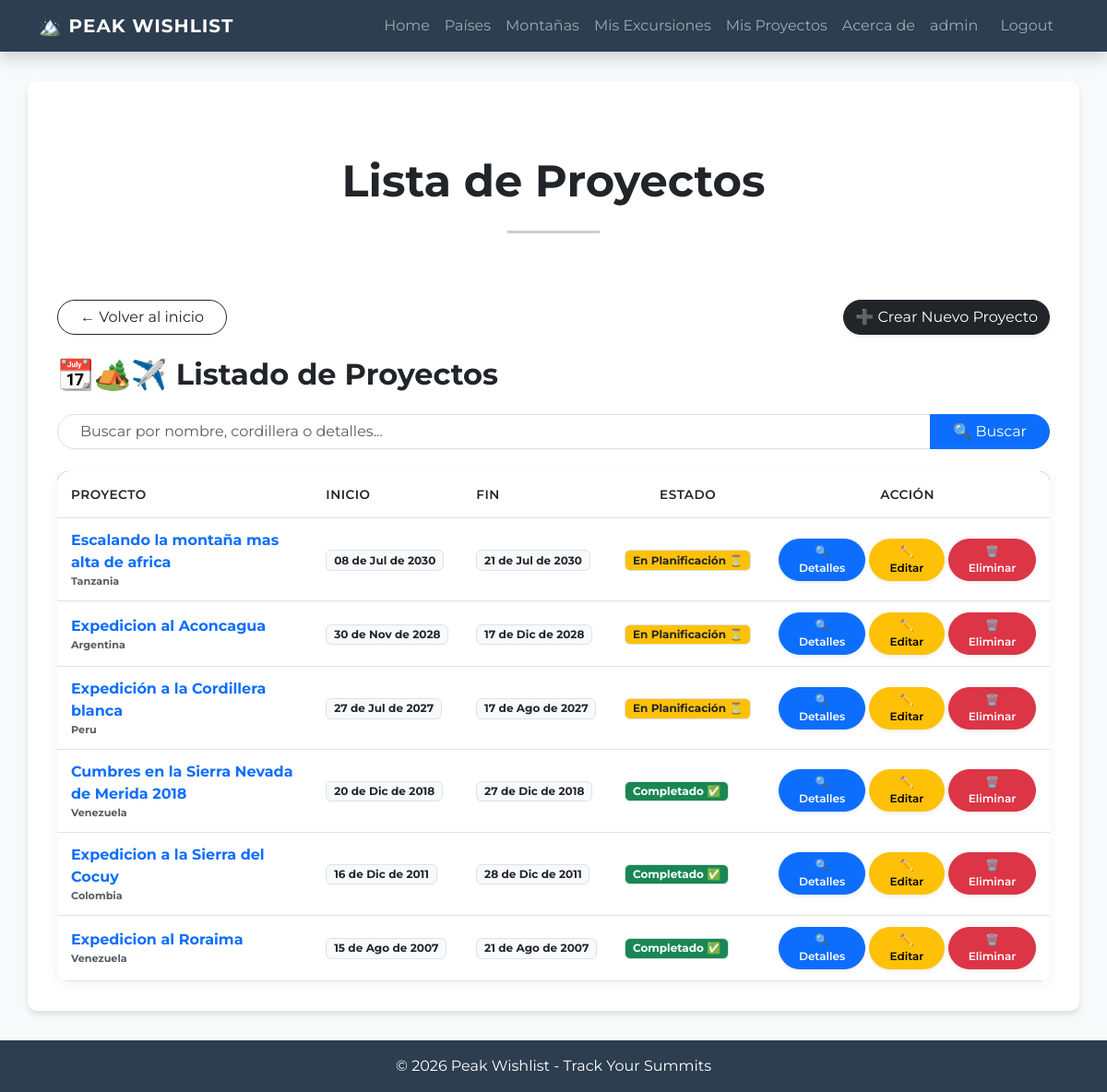
Screenshot of /proyectos/ (signed in) with the database file from the repository.
### peak_wishlist/models.py (models this page shows, shortened)
class Proyecto(models.Model):
    class Estado(models.TextChoices):
        PLANIFICADO = 'Planificado'
        COMPLETADO = 'Cumbre/Completado'
    nombre = models.CharField(max_length=250, null=False, blank=False)
    pais_destino = models.ForeignKey(Pais, on_delete=models.PROTECT, null=False, blank=False)
    usuario = models.ForeignKey(User,  on_delete=models.CASCADE, null = False)
    fecha_inicio = models.DateField(null=False, blank=False)
    fecha_fin = models.DateField(null=False, blank=False)
    presupuesto_general = MoneyField(max_digits=8, decimal_places=0, null=False, blank=False)
    companeros = models.TextField(max_length=250, null=False, blank=False)
    estado = models.CharField(choices=Estado.choices, max_length=20, null=False, blank=True)

class Pais(models.Model):
    class Continente(models.TextChoices):
        AMERICA = 'America'
        EUROPA = 'Europa'
        AFRICA = 'Africa'
        OCEANIA = 'Oceania'
        ASIA = 'Asia'
    nombre = models.CharField(max_length= 50)
    continente = models.CharField(max_length=20, choices=Continente.choices, null=False)
    def __str__(self) -> str:
        return  f"{self.nombre}"
    class Meta:
        verbose_name="Pais"
        verbose_name_plural="Paises"

### peak_wishlist/views/proyecto.py (the view)
# urls.py: path("proyectos/", proyecto.ProyectoList.as_view(), name="proyectos"),
class ProyectoList(ListView):
    model = Proyecto
    template_name = "peak_wishlist/proyectos.html"
    context_object_name = "proyectos"
    paginate_by = 10
    def get_queryset(self) -> QuerySet[Any]:
        queryset = Proyecto.objects.all().order_by("-fecha_inicio")
        query = self.request.GET.get("q")
        if query:
            queryset = queryset.filter(Q(nombre__icontains=query) | Q(pais_destino__nombre__icontains=query))
        return queryset
    def get_context_data(self, **kwargs: Any) -> dict[str, Any]:
        context = super().get_context_data(**kwargs)
        context["url_volver"] = reverse_lazy("peak_wishlist:index")
        context["volver_label"] = "Volver al inicio"
        return context

### peak_wishlist/templates/peak_wishlist/proyectos.html (shortened to what this page needs)
{% extends 'peak_wishlist/base.html' %}
{% block contenido %}
<div class="text-center py-5">
<h3 class="display-5 fw-bold text-dark">Lista de Proyectos</h3>
<hr class="my-4 mx-auto" style="width: 100px; border-top: 3px solid #2c3e50;">
</div>
<div class="d-flex flex-column flex-md-row align-items-start justify-content-between gap-3 mb-4">
    <a href="{{ url_volver }}" class="btn btn-outline-dark rounded-pill px-4">
        ← {{ volver_label }}
    </a>
    <a href="{% url 'peak_wishlist:registrar_proyecto' %}" class="btn btn-dark rounded-pill shadow-sm">
        ➕ Crear Nuevo Proyecto
    </a>
</div>
<h2 class="mb-4 text-dark fw-bold">📆🏕️✈️ Listado de Proyectos</h2>
{% include 'peak_wishlist/componentes/search_bar.html' %}
<div class="table-container-custom table-responsive">
    <table class="table table-custom mb-0">
        <thead>
            <tr>
                <th>Proyecto</th>
                <th>Inicio</th>
                <th>Fin</th>
                <th class="text-center">Estado</th>
                <th class="text-center">Acción</th>
            </tr>
        </thead>
        <tbody>
            {% for proyecto in proyectos %}
            <tr>
                <td class="fw-bold text-primary">
                    <div class="fw-bold text-primary">{{ proyecto.nombre }}</div>
                    <div class="text-muted small" style="font-size: 0.7rem;">{{ proyecto.pais_destino }}</div>
                </td>
                <td>
                    <span class="badge bg-light text-dark border">
                        {{ proyecto.fecha_inicio|date:"d \d\e M \d\e Y" }}
                    </span>
                </td>
                <td>
                    <span class="badge bg-light text-dark border">
                        {{ proyecto.fecha_fin|date:"d \d\e M \d\e Y" }}
                    </span>
                </td>
                <td>
                    <span class="badge {% if proyecto.estado == 'Cumbre/Completado' %}bg-success{% else %}bg-warning text-dark{% endif %} border">
                        {% if  proyecto.estado == "Cumbre/Completado" %}
                            Completado ✅
                        {% else %}
                            En Planificación ⏳
                        {% endif %}
                    </span>
                </td>
                <td class="text-center">
                    <div class="btn-group" role="group">
                        <a href="{% url 'peak_wishlist:proyecto_detail' proyecto.pk %}"
                           class="btn btn-sm btn-primary rounded-pill shadow-sm px-3"
                           style="font-size: 0.75rem; font-weight: 600;">
                            🔍 Detalles
                        </a>
                        <a href="{% url 'peak_wishlist:proyecto_update' proyecto.pk %}"
                           class="btn btn-sm btn-warning rounded-pill shadow-sm px-3 ms-1"
                           style="font-size: 0.75rem; font-weight: 600;">
                            ✏️ Editar
                        </a>
                        <a href="{% url 'peak_wishlist:proyecto_delete' proyecto.pk %}"
                           class="btn btn-sm btn-danger rounded-pill shadow-sm px-3 ms-1"
                           style="font-size: 0.75rem; font-weight: 600;">
                            🗑️ Eliminar
                        </a>
                    </div>
                </td>
            </tr>
            {% empty %}
            <tr>
                <td colspan="7" class="text-center py-4 text-muted">
                    No hay Proyectos registrados todavía.
                </td>
            </tr>
            {% endfor %}
        </tbody>
    </table>
</div>
{% endblock contenido %}

### peak_wishlist/templates/peak_wishlist/componentes/navbar.html (shortened to what this page needs)
   <nav class="navbar navbar-expand-lg navbar-dark shadow">
      <div class="container">
        <a class="navbar-brand" href="{% url 'peak_wishlist:index' %}">
          🏔️ PEAK WISHLIST
        </a>
        <div class="collapse navbar-collapse" id="navbarNav">
          <ul class="navbar-nav ms-auto">
            <li class="nav-item">
              <a class="nav-link" href="{% url 'peak_wishlist:index' %}">Home</a>
            </li>
            <li class="nav-item">
              <a class="nav-link" href="{% url 'peak_wishlist:paises' %}">Países</a>
            </li>
            <li class="nav-item">
              <a class="nav-link" href="{% url 'peak_wishlist:montanas' %}">Montañas</a>
            </li>
            {% if user.is_authenticated %}
                <li class="nav-item">
                <a class="nav-link" href="{% url 'peak_wishlist:excursiones' %}">Mis Excursiones</a>
                </li>
                <li class="nav-item">
                <a class="nav-link" href="{% url 'peak_wishlist:proyectos' %}">Mis Proyectos</a>
                </li>
             {% endif %}
            <li class="nav-item">
             <a class="nav-link" href="#">Acerca de</a>
            </li>
            {% if user.is_authenticated %}
                <li class="nav-item">
                    <a class="nav-link" href="{% url 'peak_wishlist:profile' %}">{{ user.username }}</a>
                </li>
                <li class="nav-item">
                    <form id="logout-form" action="{% url 'peak_wishlist:logout' %}" method="post" class="d-inline">
                        <button type="submit" class="nav-link btn btn-link text-decoration-none" style="padding: 0.5rem 1rem;">
                            Logout
                        </button>
                    </form>
                </li>
            {% else %}
                <li class="nav-item">
                <a class="nav-link" href="{% url 'peak_wishlist:login' %}"">Login | Registrate</a>
                </li>
            {% endif %}
          </ul>
        </div>
      </div>
    </nav>

### peak_wishlist/templates/peak_wishlist/base.html (style rules this page uses)
body { font-family: 'Montserrat', sans-serif; background-color: #f8f9fa; }
.navbar { background-color: #2c3e50 !important; }
.navbar-brand { font-weight: 700; letter-spacing: 1px; }
.table-container-custom { background: white; border-radius: 12px; overflow: hidden; box-shadow: 0 4px 15px rgba(0,0,0,0.05); }
.table-custom thead { background-color: #2c3e50; color: white; }
.table-custom th { font-weight: 600; text-transform: uppercase; font-size: 0.85rem; letter-spacing: 0.5px; padding: 15px !important; }
.table-custom td { padding: 12px 15px !important; vertical-align: middle; }
.btn-sm.rounded-pill { transition: all 0.3s ease; }

### rows the page displays
Proyecto: nombre "Escalando la montaña mas alta de africa", pais_destino "Tanzania", fecha_inicio "08 de Jul de 2030", fecha_fin "21 de Jul de 2030", estado "En Planificación ⏳"
Proyecto: nombre "Expedicion al Aconcagua", pais_destino "Argentina", fecha_inicio "30 de Nov de 2028", fecha_fin "17 de Dic de 2028", estado "En Planificación ⏳"
Proyecto: nombre "Expedición a la Cordillera blanca", pais_destino "Peru", fecha_inicio "27 de Jul de 2027", fecha_fin "17 de Ago de 2027", estado "En Planificación ⏳"
Proyecto: nombre "Cumbres en la Sierra Nevada de Merida 2018", pais_destino "Venezuela", fecha_inicio "20 de Dic de 2018", fecha_fin "27 de Dic de 2018", shows "Completado ✅"
Proyecto: nombre "Expedicion a la Sierra del Cocuy", pais_destino "Colombia", fecha_inicio "16 de Dic de 2011", fecha_fin "28 de Dic de 2011", shows "Completado ✅"
Proyecto: nombre "Expedicion al Roraima", pais_destino "Venezuela", fecha_inicio "15 de Ago de 2007", fecha_fin "21 de Ago de 2007", shows "Completado ✅"

### other values shown
{{ user.username }} "admin"
{{ volver_label }} "Volver al inicio"
